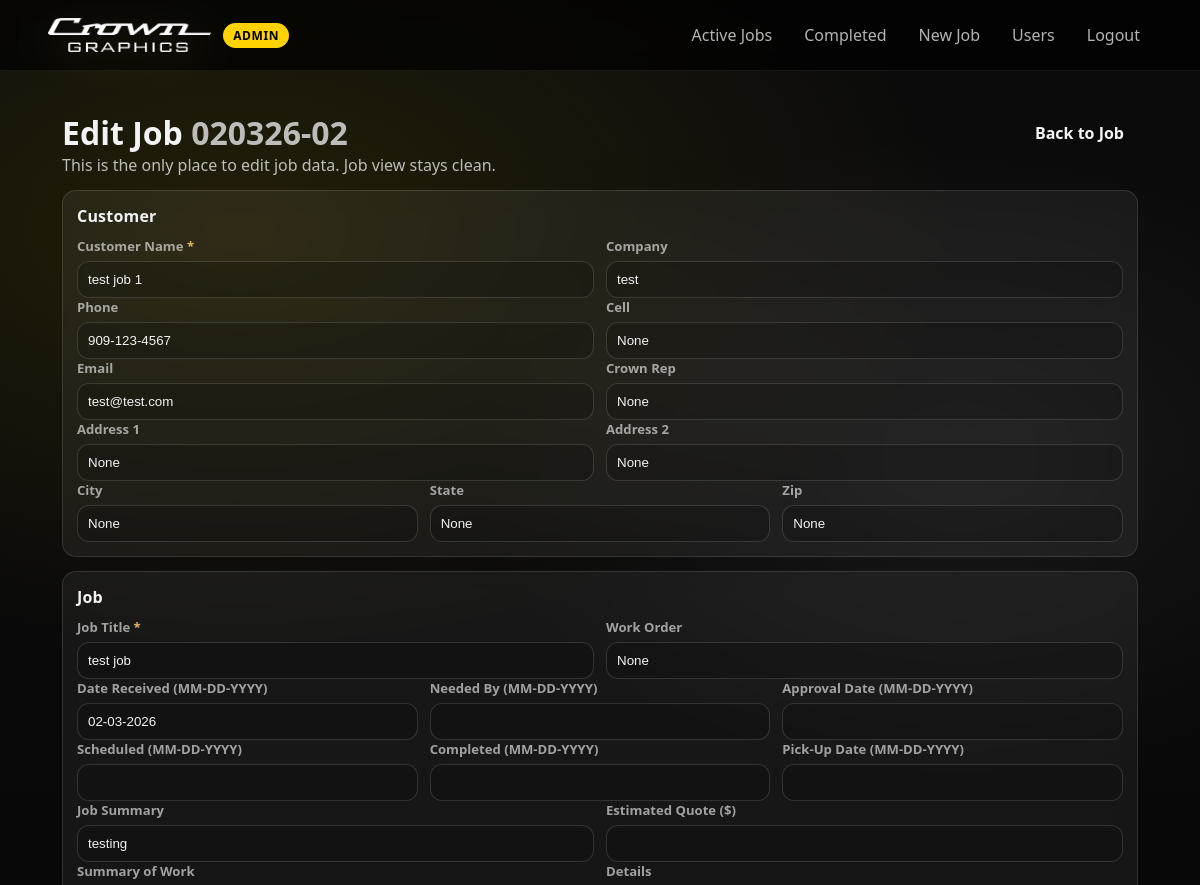
/jobs/2/edit (signed in, upper part), run on an earlier commit of the app's database.
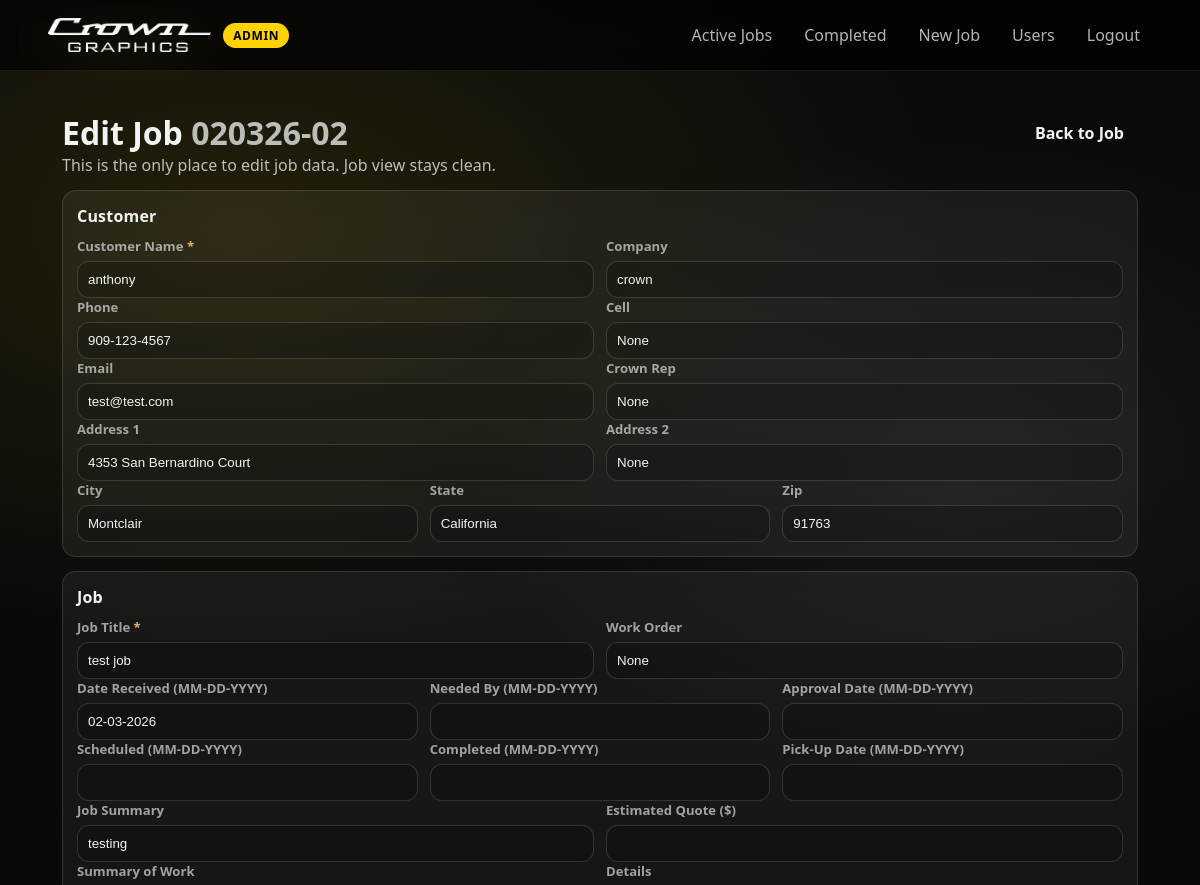
And on a later commit of the database.
### app.py (models this page shows)
class Job(db.Model):
    id = db.Column(db.Integer, primary_key=True)
    customer_name = db.Column(db.String(120), nullable=False)
    business_name = db.Column(db.String(120), nullable=True)
    phone_number = db.Column(db.String(40), nullable=True)
    email_address = db.Column(db.String(160), nullable=True)
    job_title = db.Column(db.String(140), nullable=False)
    job_summary = db.Column(db.String(240), nullable=True)
    job_details = db.Column(db.Text, nullable=True)
    quote_amount = db.Column(db.Float, nullable=True)
    received_date = db.Column(db.Date, nullable=False, default=date.today)
    created_at = db.Column(db.DateTime, default=datetime.utcnow, nullable=False)
    stage = db.Column(db.String(40), default=STAGES[0], nullable=False)
    po_date_key = db.Column(db.String(6), nullable=False, index=True)  # MMDDYY
    po_seq = db.Column(db.Integer, nullable=False)  # 1..99
    is_new = db.Column(db.Integer, default=1, nullable=False)  # 1 = new, 0 = reviewed
    source = db.Column(db.String(40), nullable=True)
    intake_order_id = db.Column(db.String(80), nullable=True, index=True)
    submission_json = db.Column(db.Text, nullable=True)
    uploaded_files_json = db.Column(db.Text, nullable=True)
    address_1 = db.Column(db.String(160), nullable=True)
    address_2 = db.Column(db.String(160), nullable=True)
    city = db.Column(db.String(80), nullable=True)
    state = db.Column(db.String(40), nullable=True)
    zip_code = db.Column(db.String(20), nullable=True)
    cell = db.Column(db.String(40), nullable=True)
    completed_date = db.Column(db.Date, nullable=True)
    pickup_date = db.Column(db.Date, nullable=True)
    needed_by_date = db.Column(db.Date, nullable=True)
    approval_date = db.Column(db.Date, nullable=True)
    scheduled_date = db.Column(db.Date, nullable=True)
    inspected_date = db.Column(db.Date, nullable=True)
    inspected_by = db.Column(db.String(80), nullable=True)
    mfd_date = db.Column(db.Date, nullable=True)
    vehicle_make = db.Column(db.String(80), nullable=True)
    vehicle_model = db.Column(db.String(80), nullable=True)
    vin = db.Column(db.String(80), nullable=True)
    unit_number = db.Column(db.String(80), nullable=True)
    proof_number = db.Column(db.String(80), nullable=True)
    proof_approved_date = db.Column(db.Date, nullable=True)
    size_location_proof = db.Column(db.String(160), nullable=True)
    work_order = db.Column(db.String(80), nullable=True)
    crown_rep = db.Column(db.String(80), nullable=True)
    summary_of_work = db.Column(db.Text, nullable=True)
    internal_notes = db.Column(db.Text, nullable=True)
    shipping_date = db.Column(db.Date, nullable=True)
    shipping_type = db.Column(db.String(80), nullable=True)
    tracking_number = db.Column(db.String(120), nullable=True)
    ship_to = db.Column(db.Text, nullable=True)
    pickup_name = db.Column(db.String(120), nullable=True)
    field_service_location = db.Column(db.String(160), nullable=True)
    field_charge = db.Column(db.Float, nullable=True)
    materials_total = db.Column(db.Float, nullable=True)
    labor_total = db.Column(db.Float, nullable=True)
    tax_rate = db.Column(db.Float, nullable=True)  # percent (8.25)
    sales_tax = db.Column(db.Float, nullable=True)
    shipping_handling = db.Column(db.Float, nullable=True)
    grand_total = db.Column(db.Float, nullable=True)

### app.py (the view, shortened to what this page needs)
@app.route("/jobs/<int:job_id>/edit", methods=["GET", "POST"])
@login_required
def job_edit(job_id):
    job = Job.query.get_or_404(job_id)
    return render_template("job_edit.html", job=job, po_display=po_display)

### app.py (called while the page is built)
@app.template_filter("mmddyyyy_date")
def mmddyyyy_date(d: date):
    if not d:
        return ""
    return d.strftime("%m-%d-%Y")

@app.context_processor
def inject_globals():
    return {"STAGES": STAGES}

@login_manager.user_loader
def load_user(user_id):
    return db.session.get(User, int(user_id))

def po_display(job: Job) -> str:
    try:
        if not getattr(job, "po_date_key", None) or getattr(job, "po_seq", None) is None:
            return ""
        return f"{job.po_date_key}-{job.po_seq:02d}"
    except Exception:
        return ""

    def is_admin(self) -> bool:
        return self.role == "admin"

### templates/job_edit.html (shortened to what this page needs)
{% extends "base.html" %}
{% block content %}
<div class="job-form-page">
  <div class="page-header">
    <div>
      <h1>Edit Job <span class="muted">{{ po_display(job) }}</span></h1>
      <div class="muted">This is the only place to edit job data. Job view stays clean.</div>
    </div>
    <div class="page-actions">
      <a class="btn btn-secondary" href="{{ url_for('job_view', job_id=job.id) }}">Back to Job</a>
    </div>
  </div>
  <form method="POST" class="form-root">
    {% include "_job_form.html" %}
  </form>
</div>
{% endblock %}

### templates/_job_form.html (shortened to what the changed rows need)
<div class="form-grid">
  <section class="card box">
    <div class="grid-2">
      <div class="field">
        <label>Customer Name <span class="req">*</span></label>
        <input name="customer_name" value="{{ job.customer_name if job else '' }}" required>
      </div>
      <div class="field">
        <label>Company</label>
        <input name="business_name" value="{{ job.business_name if job else '' }}">
      </div>
    </div>
    <div class="grid-2">
      <div class="field">
        <label>Phone</label>
        <input name="phone_number" value="{{ job.phone_number if job else '' }}">
      </div>
      <div class="field">
        <label>Cell</label>
        <input name="cell" value="{{ job.cell if job else '' }}">
      </div>
    </div>
    <div class="grid-2">
      <div class="field">
        <label>Email</label>
        <input name="email_address" value="{{ job.email_address if job else '' }}">
      </div>
      <div class="field">
        <label>Crown Rep</label>
        <input name="crown_rep" value="{{ job.crown_rep if job else '' }}">
      </div>
    </div>
    <div class="grid-2">
      <div class="field">
        <label>Address 1</label>
        <input name="address_1" value="{{ job.address_1 if job else '' }}">
      </div>
      <div class="field">
        <label>Address 2</label>
        <input name="address_2" value="{{ job.address_2 if job else '' }}">
      </div>
    </div>
    <div class="grid-3">
      <div class="field">
        <label>City</label>
        <input name="city" value="{{ job.city if job else '' }}">
      </div>
      <div class="field">
        <label>State</label>
        <input name="state" value="{{ job.state if job else '' }}">
      </div>
      <div class="field">
        <label>Zip</label>
        <input name="zip_code" value="{{ job.zip_code if job else '' }}">
      </div>
    </div>
  </section>
  <section class="card box">
    <div class="grid-2">
      <div class="field">
        <label>Job Title <span class="req">*</span></label>
        <input name="job_title" value="{{ job.job_title if job else '' }}" required>
      </div>
      <div class="field">
        <label>Work Order</label>
        <input name="work_order" value="{{ job.work_order if job else '' }}">
      </div>
    </div>
    <div class="grid-3">
      <div class="field">
        <label>Date Received (MM-DD-YYYY)</label>
        <input name="received_date" value="{{ job.received_date|mmddyyyy_date if job and job.received_date else '' }}">
      </div>
    </div>
    <div class="grid-2">
      <div class="field">
        <label>Job Summary</label>
        <input name="job_summary" value="{{ job.job_summary if job else '' }}">
      </div>
    </div>
  </section>
</div>

What changed in the data, as far as the page shows it:
changed Job "None": customer_name "test job 1" → "anthony"; business_name "test" → "crown"; address_1 "None" → "4353 San Bernardino Court"; city "None" → "Montclair"; state "None" → "California"; zip_code "None" → "91763"
